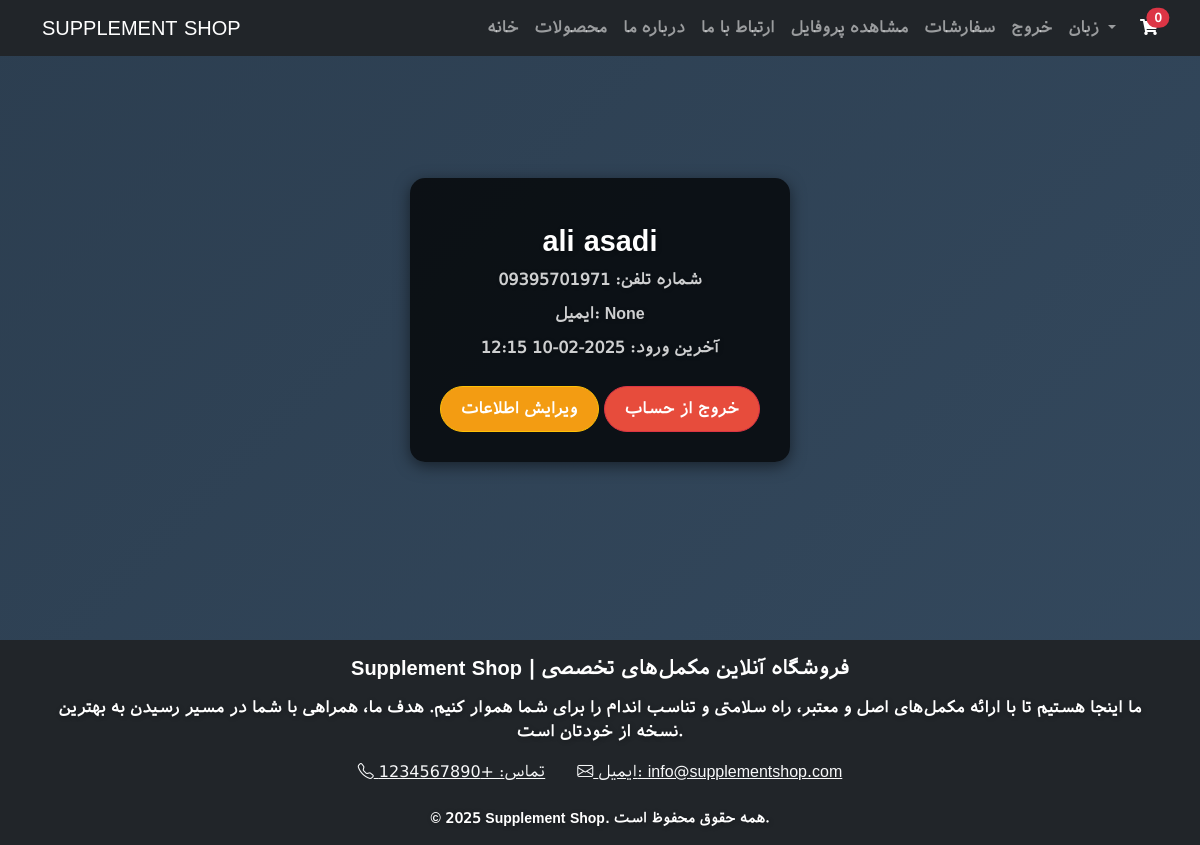
Page /profile/ (signed in) on the committed database.
### supplementapp/models.py (models this page shows, shortened)
class RegisterModel(AbstractBaseUser, PermissionsMixin):
    name = models.CharField(max_length=20)
    lastname = models.CharField(max_length=40)
    email = models.EmailField(unique=True, blank=True, null=True)
    phone = models.CharField(max_length=11, unique=True, validators=[phone_validator])
    last_login = models.DateTimeField(default=now, blank=True, null=True)
    is_active = models.BooleanField(default=True)
    is_staff = models.BooleanField(default=False)
    USERNAME_FIELD = 'phone'           # فیلد شناسه‌ی کاربری
    REQUIRED_FIELDS = ['name', 'lastname']  # فیلدهایی که هنگام ساخت سوپر یوزر نیاز است
    objects = CustomUserManager()

### supplementapp/views.py (the view)
# urls.py: path('profile/', profile, name='profile'),
@login_required
def profile(request):
    return render(request, 'profile/profile.html', {'user': request.user})

### supplementapp/context_processors.py (called while the page is built)
def cart_items_count(request):
    basket = request.session.get('basket', {})
    return {'cart_items_count': sum(basket.values())}

### supplementapp/templates/profile/profile.html (shortened to what this page needs)
{% extends 'partitions/base.html' %}
{% load i18n %}
{% block content %}
<div class="container d-flex justify-content-center align-items-center" style="min-height: 80vh;">
  <div class="profile-card text-white text-center">
    <h3 class="mt-3">{{ user.name }} {{ user.lastname }}</h3>
    <p>{% trans "شماره تلفن" %}: {{ user.phone }}</p>
    <p>{% trans "ایمیل" %}: {{ user.email }}</p>
    <p><strong>{% trans "آخرین ورود" %}:</strong> {{ user.last_login|date:"Y-m-d H:i" }}</p>
    <a href="#" class="btn btn-warning">{% trans "ویرایش اطلاعات" %}</a>
    <a href="{% url 'logout' %}" class="btn btn-danger">{% trans "خروج از حساب" %}</a>
  </div>
</div>
{% endblock content %}

### supplementapp/templates/profile/profile.html (style rules this page uses)
body { background: linear-gradient(135deg, #2c3e50, #34495e); font-family: Arial, sans-serif; margin: 0; padding: 0; }
.profile-card { background: rgba(0, 0, 0, 0.75); border-radius: 15px; padding: 30px; max-width: 400px; margin: auto; box-shadow: 0 4px 15px rgba(0, 0, 0, 0.5); }
.profile-card h3 { margin-top: 20px; font-size: 1.8rem; }
.profile-card p { margin: 10px 0; opacity: 0.8; }
.btn { padding: 10px 20px; border-radius: 30px; text-decoration: none; color: #fff; font-weight: bold; display: inline-block; transition: background 0.3s ease; margin-top: 1rem; }
.btn-warning { background: #f39c12; }
.btn-danger { background: #e74c3c; }

### supplementapp/templates/partitions/header.html (style rules this page uses)
body { overflow-x: hidden; }

### rows in the picture
RegisterModel: name "ali", lastname "asadi", phone "09395701971", email "None", last_login "2025-02-10 12:15"

### other values in the picture
{{ cart_items_count }} "0"
